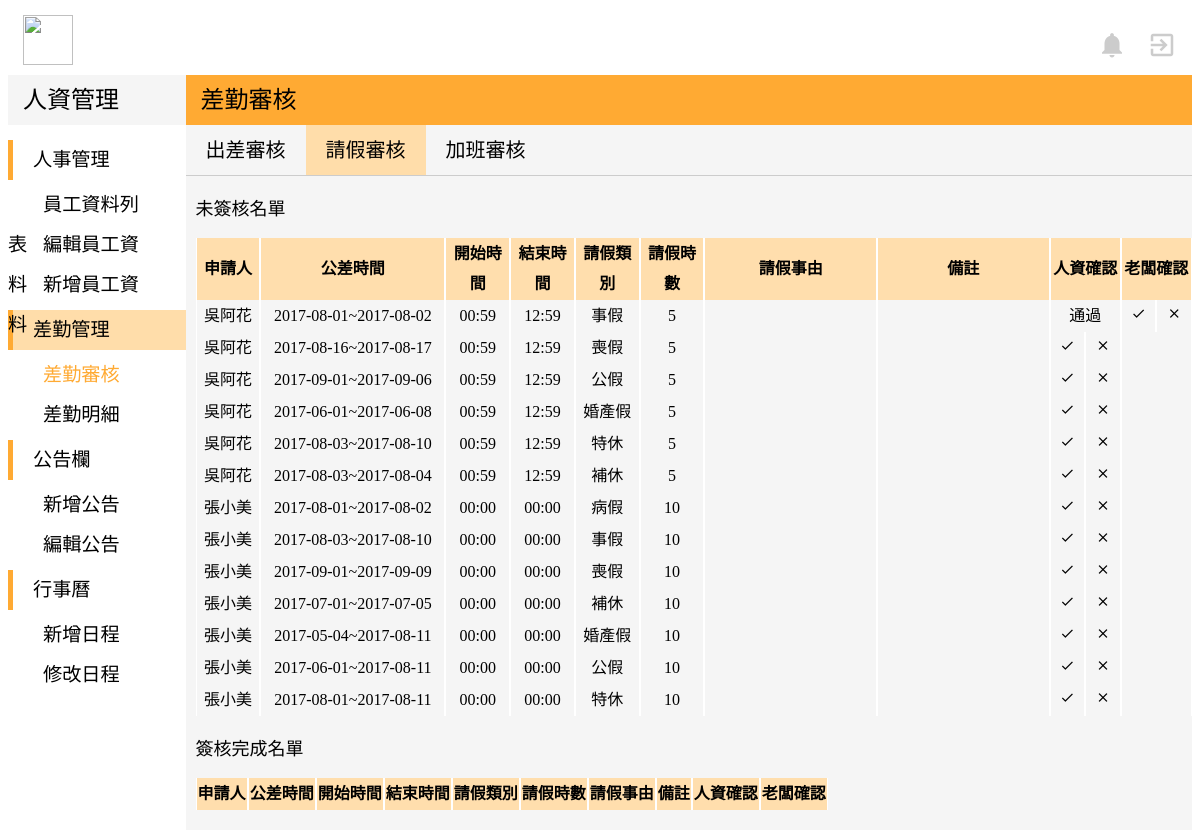
Screenshot of /admin-Model/admin_leave.php (signed in) with the database file from the repository.
### tables this page shows
CREATE TABLE `leave` (
  `id` int(11) NOT NULL,
  `l_sn` varchar(15) NOT NULL,
  `l_name` varchar(30) NOT NULL,
  `l_startDate` date NOT NULL,
  `l_startTime` time NOT NULL,
  `l_endDate` date NOT NULL,
  `l_endTime` time NOT NULL,
  `l_month` varchar(2) NOT NULL,
  `l_type` varchar(30) NOT NULL,
  `l_compensatoryLevae` varchar(30) NOT NULL,
  `l_annualLeave` varchar(30) NOT NULL,
  `l_marriageLeave` varchar(30) NOT NULL,
  `l_officialLeave` varchar(30) NOT NULL,
  `l_personalLeave` varchar(30) NOT NULL,
  `l_funeralLeave` varchar(30) NOT NULL,
  `l_sickLeave` varchar(30) NOT NULL,
  `l_hrs` varchar(30) NOT NULL,
  `l_state` varchar(30) NOT NULL,
  `l_comment` varchar(30) NOT NULL,
  `l_hrCheck` varchar(30) NOT NULL DEFAULT '簽核中',
  `l_bossCheck` varchar(30) NOT NULL DEFAULT '簽核中',
  `l_applyDate` timestamp NOT NULL DEFAULT CURRENT_TIMESTAMP
);

### admin-Model/admin_leave.php (the view, shortened to what this page needs)
<!DOCTYPE html>
<?php
$servername = "localhost";
$username = "root";
$password = "root";
$dbname = "peopleresource";
try {
    $conn = mysqli_connect($servername,$username ,$password,$dbname);
    $sql = "SELECT * FROM `leave`";
    $result = mysqli_query($conn,$sql);
    }
catch(PDOException $e)
    {
    echo $sql . "<br>" . $e->getMessage();
    }
?>
<html>
<head>
	<link rel="stylesheet" href="../view/indexStyle.css">
</head>
<body>
  <div class="top">
			<img class="titleImg" src="http://www.lctech.com.tw/wp-content/uploads/bfi_thumb/%E6%9C%AA%E5%91%BD%E5%90%8D-1-%E6%8B%B7%E8%B2%9D-31w65e1o8bhj94p9q5patm@2x.png" width="50" height="50">
		<a href="../user-Model/user_index.php">
			<i id="topIcon" class="material-icons" >exit_to_app</i>
		</a>
		<a href="#">
			<i id="topIcon" class="material-icons">notifications</i>
		</a>
	</div>
	<div class="down">
		<div class="left">
			<div class="left-top">
				<p class="left-top-title">人資管理</p>
			</div>
			<div class="left-bottom">
				<div style="margin-bottom:5px">
					<div class="left-title">
						<p style="margin:auto 20px">人事管理</p>
					</div>
					<div class="left-list" >
						<a href="admin_employee.php" style="margin:auto 35px">員工資料列表</a>
					</div>
						<div class="left-list">
							<a href="admin_editEmployee.php" style="margin:auto 35px">編輯員工資料</a>
						</div>
						<div class="left-list">
							<a href="admin_addEmployee.php" style="margin:auto 35px">新增員工資料</a>
						</div>
				</div>
				<div style="margin-bottom:5px">
					<div class="left-title"  style="background-color:#FFDDAA">
						<p style="margin:auto 20px">差勤管理</p>
					</div>
					<div class="left-list">
						<p style="margin:auto 35px;color:#FFAA33;font-weight:500">差勤審核</p>
					</div>
					<div class="left-list">
						<a href="admin_mission.php" style="margin:auto 35px">差勤明細</a>
					</div>
				</div>
				<div style="margin-bottom:5px">
					<div class="left-title">
						<p style="margin:auto 20px">公告欄</p>
					</div>
					<div class="left-list">
						<a href="admin_addNews.php" style="margin:auto 35px">新增公告</a>
					</div>
					<div class="left-list">
						<a href="admin_editNews.php" style="margin:auto 35px">編輯公告</a>
					</div>
				</div>
				<div style="margin-bottom:5px">
					<div class="left-title">
						<p style="margin:auto 20px">行事曆</p>
					</div>
					<div class="left-list">
						<a href="#" style="margin:auto 35px">新增日程</a>
					</div>
					<div class="left-list">
						<a href="#" style="margin:auto 35px">修改日程</a>
					</div>
				</div>
			</div>
		</div>
		<div class="right">
			<div class="right-top">
				<p class="right-top-title">差勤審核</p>
			</div>
			<div class="right-bottom">
        <div style="width:100%;height:50px;margin:auto;;border-bottom:solid 1px #CCC;">
          <div style="float:left">
  					<a href="admin_bTrip.php" class="right-title">出差審核</a>
          </div>
          <div style="float:left;background-color:#FFDDAA">
  					<p class="right-title">請假審核</p>
          </div>
          <div style="float:left">
  					<a href="admin_overtime.php" class="right-title">加班審核</a>
          </div>
  			</div>
        <div style="margin-left:10px">
         <p style="font-size:18px;font-family:Microsoft JhengHei">未簽核名單</p>
          <table cellspacing="0">
          	<th>申請人</th>
          	<th>公差時間</th>
          	<th>開始時間</th>
          	<th>結束時間</th>
          	<th>請假類別</th>
          	<th>請假時數</th>
          	<th>請假事由</th>
          	<th>備註</th>
          	<th colspan="2">人資確認</th>
          	<th colspan="2">老闆確認</th>
          <?php
          while($row = mysqli_fetch_array($result)) {
          if(($row["l_hrCheck"]=='簽核中' AND $row["l_bossCheck"]=='簽核中') OR ($row["l_hrCheck"]=='通過'AND $row["l_bossCheck"]=='簽核中')){?>
          <tr>
          	<td style="width:70px"><?php echo $row["l_name"]; ?></td>
          	<td style="width:215px"><?php echo $row["l_startDate"]; ?>~<?php echo $row["l_endDate"];?></td>
          	<td style="width:70px"><?php echo substr( $row["l_startTime"],0,-3);?></td>
          	<td style="width:70px"><?php echo substr( $row["l_endTime"],0,-3);?></td>
          	<td style="width:70px"><?php echo $row["l_type"]?></td>
          	<td style="width:70px"><?php echo $row["l_hrs"];?></td>
          	<td style="width:200px"><?php echo $row["l_state"];?></td>
          	<td style="width:200px"><?php echo $row["l_comment"];?></td>
            <?php if($row["l_hrCheck"]=='簽核中') {?>
            <td style="width:35px">
              <a href="../Controller/leave_hrCheck.php?id=<?php echo $row["id"]; ?>">
              <i class="material-icons" style="font-size:15px">check</i></a></td>
            <td style="width:35px">
              <a href="../Controller/leave_hrCheckRefuse.php?id=<?php echo $row["id"]; ?>">
              <i class="material-icons" style="font-size:15px">clear</i></a></td>
            <?php }
            else{?>
              <td colspan="2"><?php echo $row["l_hrCheck"]?> </td> <?php  } ?>
            <?php if($row["l_hrCheck"]=='簽核中') {?>
              <td colspan="2"></td> <?php  }
            else{?>
              <td style="width:35px"><a href="../Controller/leave_bossCheck.php?id=<?php echo $row["id"]; ?>">
              <i class="material-icons" style="font-size:15px">check</i></a></td>
              <td style="width:35px"><a href="../Controller/leave_bossCheck.php?id=<?php echo $row["id"]; ?>">
              <i class="material-icons" style="font-size:15px">clear</i></a></td> <?php }?>
          </tr>
          <?php }} ?>
          </table>
        </div>
        <div style="margin-left:10px">
          <p style="font-size:18px;font-family:Microsoft JhengHei">簽核完成名單</p>
        	<table cellspacing="0">
            <th>申請人</th>
            <th>公差時間</th>
            <th>開始時間</th>
            <th>結束時間</th>
            <th>請假類別</th>
            <th>請假時數</th>
            <th>請假事由</th>
            <th>備註</th>
            <th>人資確認</th>
            <th>老闆確認</th>
          </table>
        </div>
			</div>
		</div>
	</div>
</body>
</html>

### view/indexStyle.css (style rules this page uses)
a { text-decoration:none; }
a:link { color: black; }
.top { width:100%; height:60px; background-color:white; margin-top:15px; }
.titleImg { float:left; margin-left:15px; }
#topIcon { margin-top:15px; margin-right:15px; margin-left:5px; float:right; font-size:30px; color:#CCC; }
.down { width:100%; height:auto; background-color:white; margin:auto; }
.left { width:15%; height:auto; background-color:white; margin:auto; float:left; }
.left-top { width:100%; height:50px; background-color:#F5F5F5; margin:auto; }
.left-top-title { line-height:50px; font-family:Microsoft JhengHei; font-size:150%; margin:auto 15px; font-weight: 500; }
.left-bottom { margin-top: 15px; }
.left-title { width:100%; height:40px; text-align:left; font-family:Microsoft JhengHei; border-left:solid 5px #FFAA33; margin-bottom:5px; line-height:40px; font-size:120%; }
.left-list { width:100%; height:40px; text-align:left; font-family:Microsoft JhengHei; font-size:18px; color:#666666; font-size:120%; line-height:40px; font-weight: 300; }
.right { width:85%; height:auto; background-color:#F5F5F5; margin:auto; float:right; padding-bottom: 20px; }
.right-top { width:100%; height:50px; background-color:#FFAA33; margin:auto; }
.right-top-title { line-height:50px; font-family:Microsoft JhengHei; font-size:150%; margin:auto 15px; font-weight: 500; }
.right-title { line-height:50px; margin:auto 20px; font-size:20px; font-family: Microsoft JhengHei; }
table { margin-top:10px; font-family:Microsoft JhengHei; font-size:16px; line-height:30px; table-layout:fixed; word-wrap:break-word; word-break: break-all; }
td,th,tr { font-family:Microsoft JhengHei; font-size:16px; text-align:center; }

### admin-Model/admin_leave.php (style rules this page uses)
th { background-color:#FFDEAD; }
td,tr,th { border-left: solid 1px white; border-right: solid 1px white; }

### rows the page displays
leave: l_name "吳阿花", l_startDate "2017-08-01", l_endDate "2017-08-02", l_startTime "00:59", l_endTime "12:59", l_type "事假", l_hrs "5", l_hrCheck "通過"
leave: l_name "吳阿花", l_startDate "2017-08-16", l_endDate "2017-08-17", l_startTime "00:59", l_endTime "12:59", l_type "喪假", l_hrs "5", l_hrCheck "簽核中" (drawn)
leave: l_name "吳阿花", l_startDate "2017-09-01", l_endDate "2017-09-06", l_startTime "00:59", l_endTime "12:59", l_type "公假", l_hrs "5", l_hrCheck "簽核中" (drawn)
leave: l_name "吳阿花", l_startDate "2017-06-01", l_endDate "2017-06-08", l_startTime "00:59", l_endTime "12:59", l_type "婚產假", l_hrs "5", l_hrCheck "簽核中" (drawn)
leave: l_name "吳阿花", l_startDate "2017-08-03", l_endDate "2017-08-10", l_startTime "00:59", l_endTime "12:59", l_type "特休", l_hrs "5", l_hrCheck "簽核中" (drawn)
leave: l_name "吳阿花", l_startDate "2017-08-03", l_endDate "2017-08-04", l_startTime "00:59", l_endTime "12:59", l_type "補休", l_hrs "5", l_hrCheck "簽核中" (drawn)
leave: l_name "張小美", l_startDate "2017-08-01", l_endDate "2017-08-02", l_startTime "00:00", l_endTime "00:00", l_type "病假", l_hrs "10", l_hrCheck "簽核中" (drawn)
leave: l_name "張小美", l_startDate "2017-08-03", l_endDate "2017-08-10", l_startTime "00:00", l_endTime "00:00", l_type "事假", l_hrs "10", l_hrCheck "簽核中" (drawn)
leave: l_name "張小美", l_startDate "2017-09-01", l_endDate "2017-09-09", l_startTime "00:00", l_endTime "00:00", l_type "喪假", l_hrs "10", l_hrCheck "簽核中" (drawn)
leave: l_name "張小美", l_startDate "2017-07-01", l_endDate "2017-07-05", l_startTime "00:00", l_endTime "00:00", l_type "補休", l_hrs "10", l_hrCheck "簽核中" (drawn)
leave: l_name "張小美", l_startDate "2017-05-04", l_endDate "2017-08-11", l_startTime "00:00", l_endTime "00:00", l_type "婚產假", l_hrs "10", l_hrCheck "簽核中" (drawn)
leave: l_name "張小美", l_startDate "2017-06-01", l_endDate "2017-08-11", l_startTime "00:00", l_endTime "00:00", l_type "公假", l_hrs "10", l_hrCheck "簽核中" (drawn)
leave: l_name "張小美", l_startDate "2017-08-01", l_endDate "2017-08-11", l_startTime "00:00", l_endTime "00:00", l_type "特休", l_hrs "10", l_hrCheck "簽核中" (drawn)
